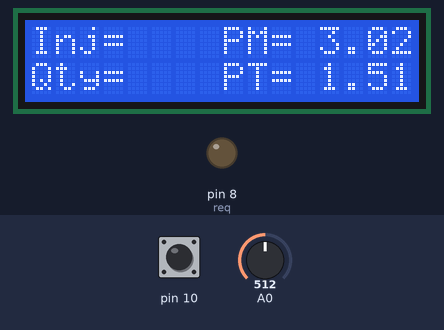
Bench run of a sketch on a simulated Arduino Nano, built with avr-gcc and run on an emulated ATmega328P. On the bench: 16×2 character LCD, output pins drawn as LEDs (lit = HIGH). The inputs (shaded band) are chosen by the test bench; at power-on: A0 = 512, pin 10 HIGH.

Above: at 4.3 s.
4.4 s: A0 set to 716
At 5.8 s:
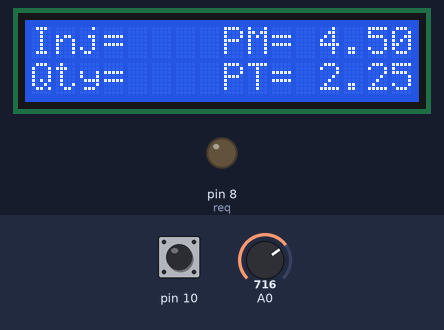
6.1 s: A0 set to 900
At 7.1 s:
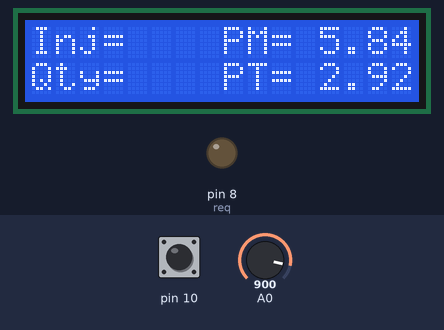
7.8 s: A0 set to 1023
At 8.4 s:
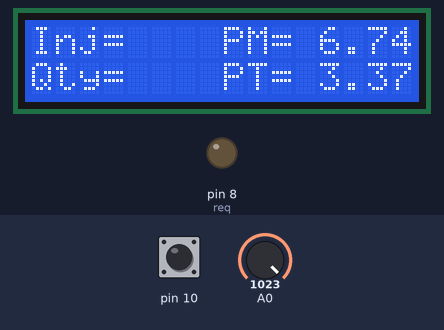
Timing chart, 0 to 10.8 s (numbered marks = the images above; inputs shaded):
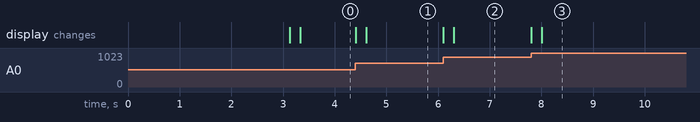

The sketch:

V02_provvisorio_test_primi_guideblock.ino
```cpp
// MASTER + COMPARATORE + ARDUINO NANO
#include <Wire.h>
#include <LiquidCrystal_I2C.h>
#include <SPI.h>
byte f0 = 0;
byte f1 = 0;
int num2 = 0;

//variabili mitutoyo
int req = 8; //assegna a req il piedino 11 (D8) through q1 (arduino high pulls request line low)
int dat = 2; // assegna a dat il piedino 5  (D2)   Linea Dati del calibro
int clk = 4; // assegna a clk il piedino 7  (D4)  clock del calibro

int i = 0; int j = 0; int k = 0;
byte mydata[14];
int num;
int sign;
//variabili mitutoyo

// variabili sensore pressione
int ValoreADC;
float PB;   //Pressione Misurata
float PM = 0;         //Pressione Massima
float PT = 0;         //Pressione Target
// variabili sensore pressione

char tasto = 0;

int Comp1 = 0;
int Comp2 = 0;
int off = 0;
int off2 = 0;


/* variabile display*/
LiquidCrystal_I2C lcd(0x27, 16, 2);
int Comp1prec = 0;
int Comp2prec = 0;
float PMprec = 0;         //Pressione Massima
float PTprec = 0;         //Pressione Target
float PBprec = 0;         //Pressione
/* variabile display*/


void setup() {

  Wire.begin();
  Serial.begin(115200);

  //variabili mitutoyo
  pinMode(req, OUTPUT);         // setta il pin 11 come OUTPUT
  pinMode(clk, INPUT_PULLUP);   // setta il pin 7 come Input abilitando la resistenza di pullup
  pinMode(dat, INPUT_PULLUP);   // setta il pin 5 come input abilitando la resistenza di pullup
  digitalWrite(req, LOW);       // porta a LOW il pin 11
  //variabili mitutoyo

  /* parte display i2c */
  lcd.init();                      // initialize the lcd
  lcd.backlight();
  lcd.setCursor(0, 0);
  lcd.print("Guideblock");
  lcd.setCursor(0, 1);
  lcd.print("TestBench v.02");
  delay(3000);
  lcd.clear();
  write_lcdBG();
  /* parte display i2c */

  pinMode(10, INPUT_PULLUP);
  pinMode(11, INPUT_PULLUP);
  pinMode(12, INPUT_PULLUP);
}


void loop() {
  int  r1 = digitalRead(10);
  if (r1 == LOW) {
    PT = 0;
    PTprec = 0;
    PM = 0;
    PB = 0;
  }
  // read_mitutoyo();
  // read_slave();
  // read_sensor();
  //  read_serialmonitor();
  ValoreADC = analogRead(A0);
  PB = (ValoreADC - 97 ) * 0.0072763;


  PM = max(PB, PM);
  if (PM != PMprec) {
    PMprec = PM;
    // lcd.setCursor(12, 0);
    // lcd.print(PM);
  }

  PT = PM / 2; //pressione Target = pressione Massima /2
  //  Comp1 = num + off;
  // Comp2 = num2 + off2;
  // write_serial();
  // write_lcd();


  if (PB != PBprec) {
    PBprec = PB;
    lcd.setCursor(12, 0);
    lcd.print(PB);
    delay(200);
  }

  if (PT != PTprec) {
    PTprec = PT;
    lcd.setCursor(12, 1);
    lcd.print(PT);
  }
}


void read_mitutoyo() {  //legge il comparatore collegato sul arduino master
  digitalWrite(req, HIGH);      // genera set request portando il pin 11 a HIGH
  for (i = 0; i < 13; i++ ) {
    k = 0;
    for (j = 0; j < 4; j++) {
      while ( digitalRead(clk) == LOW) { // hold until clock is high
      }
      while ( digitalRead(clk) == HIGH) { // hold until clock is low
      }
      bitWrite(k, j, (digitalRead(dat) & 0x1)); // read data bits, and reverse order )
    }
    // estrai i dati da mydata
    mydata[i] = k;
  }
  // sign = mydata[4]    decimal = mydata[11]  units = mydata[12];
  sign = mydata[4];
  // assemble measurement from bytes
  char buf[8];
  for (int lp = 0; lp < 6; lp++) {
    buf[lp] = mydata[lp + 5] + '0';
    buf[6] = 0;
    num = atol(buf); //converte la riga in long integer
    if (sign == 8) {
      num = num - (2 * num);
    }
  }
}


void read_slave() {  //legge il comapratore collegato sul secondo arduino
  Wire.requestFrom(2, 2); //richiede 2 Bytes dall'arduino SLAVE 2
  f0 = Wire.read();
  f1 = Wire.read();
  num2 = ((f1 << 8) | f0);
}


void read_sensor() { // legge il sensore di pressione sul arduino master
  ValoreADC = analogRead(A0);
  PB = (ValoreADC - 97 ) * 0.0072763;
}

void read_serialmonitor() {
  tasto = Serial.read();
  switch (tasto) {
    case '1':
      off = -num;
      break;
    case '2':
      off2 = -num2;
    case 'm':
      PM = 0;
      break;
    case 'M':
      PM = 0;
      break;
    case 't':
      PT = 0;
      break;
    case 'T':
      PT = 0;
      break;
    case 'a':
      PT = 0;
      PM = 0;
      break;
    case 'A':
      PT = 0;
      PM = 0;
      break;
  }

}

void write_serial() {
  Serial.print("Comp1= ");
  Serial.print(Comp1);    //manda in seriale il vaore del comparatore letto dall'arduino master
  Serial.print(" ");    //manda in seriale il segno , come separatore
  Serial.print("Comp2= ");
  Serial.print(Comp2);
  Serial.print(" ");
  Serial.print("Pressione: ");
  Serial.print(PB);   //manda in seriale il segno , come separatore
  Serial.print("Pressione Max: ");
  Serial.print(PM);
  Serial.print("   TargetPress= ");
  Serial.print(PT);
  Serial.println("     M,T,A");
}
void write_lcd() {

  if (Comp1 != Comp1prec) {
    Comp1prec = Comp1;
    lcd.setCursor(4, 0);
    lcd.print("    ");
    lcd.setCursor(4, 0);
    lcd.print(Comp1);
  }
  if (Comp2 != Comp2prec) {
    Comp2prec = Comp2;
    lcd.setCursor(4, 1);
    lcd.print("    ");
    lcd.setCursor(4, 1);
    lcd.print(Comp2);
  }

  if (PM != PMprec) {
    PMprec = PM;
    lcd.setCursor(12, 0);
    lcd.print(PM);
  }

  if (PT != PTprec) {
    PTprec = PT;
    lcd.setCursor(12, 1);
    lcd.print(PT);
  }


}

void write_lcdBG() {
  lcd.setCursor(0, 0);
  lcd.print("Inj=     ");
  lcd.setCursor(0, 1);
  lcd.print("Qty=     ");
  lcd.setCursor(8, 0);
  lcd.print("PM=     ");
  lcd.setCursor(8, 1);
  lcd.print("PT=     ");
}
```

Measured:
- after the input at 4.4 s, the display: first changes at once (image 1 shows a later state)
- after the input at 6.1 s, the display: first changes at once (image 2 shows a later state)
- after the input at 7.8 s, the display: first changes at once (image 3 shows a later state)
